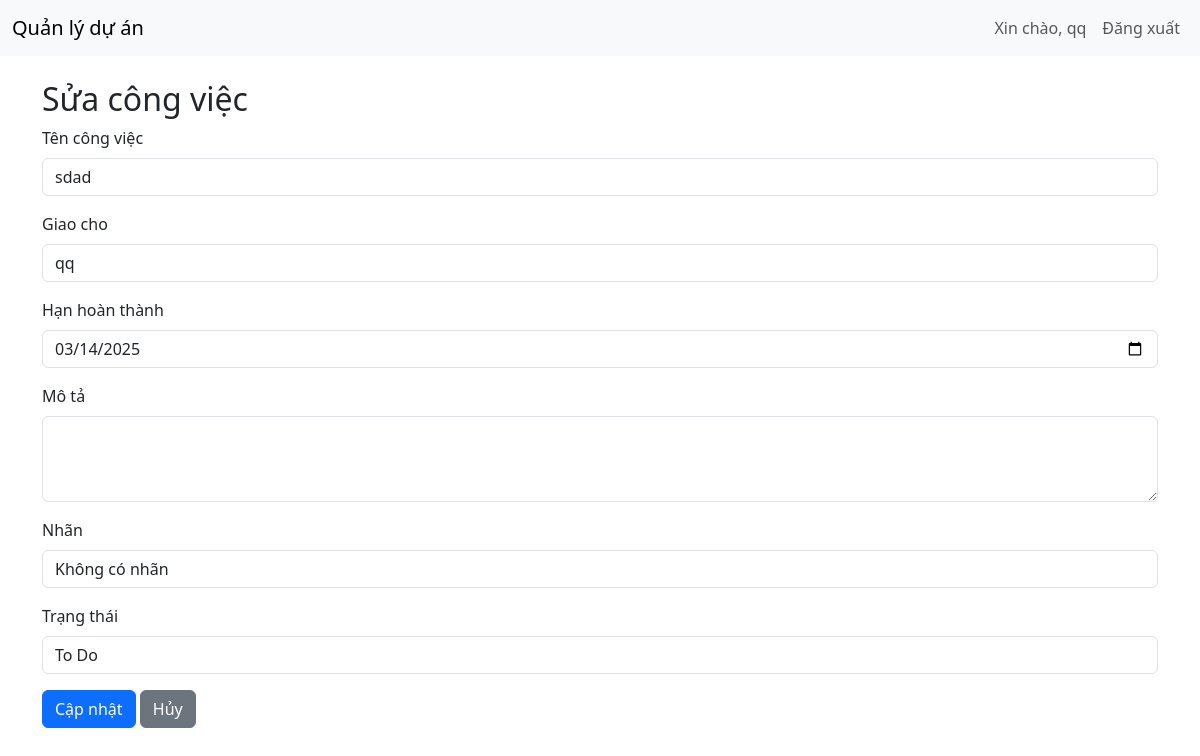
The page /edit_task/1 (signed in) on the database its author committed.
### tables this page shows
CREATE TABLE tasks (
        id INTEGER PRIMARY KEY AUTOINCREMENT,
        title TEXT,
        assignee TEXT,
        due_date TEXT,
        project_id INTEGER,
        label_id INTEGER,
        created_by TEXT,
        status TEXT DEFAULT 'todo',
        description TEXT,
        FOREIGN KEY (project_id) REFERENCES projects(id),
        FOREIGN KEY (label_id) REFERENCES labels(id));

### app.py (the view, shortened to what this page needs)
@app.route('/edit_task/<int:task_id>', methods=['GET', 'POST'])
def edit_task(task_id):
    if 'username' not in session:
        return redirect(url_for('login'))
    tasks = get_tasks(None)
    task = next((t for t in tasks if t[0] == task_id), None)
    if not task:
        return "Công việc không tồn tại!", 404
    user_role = get_user_role(session['username'])
    project_role = get_project_role(task[4], session['username'])
    if user_role != 'admin' and project_role != 'Leader':
        return "Bạn không có quyền sửa công việc!"
    labels = get_labels()
    return render_template('edit_task.html', task=task, labels=labels)

### database.py (called while the page is built)
def get_user_by_username(username):
    conn = sqlite3.connect('project.db')
    c = conn.cursor()
    c.execute('SELECT * FROM users WHERE username = ?', (username,))
    user = c.fetchone()
    conn.close()
    return user

def get_labels():
    conn = sqlite3.connect('project.db')
    c = conn.cursor()
    c.execute('SELECT * FROM labels')
    labels = c.fetchall()
    conn.close()
    return labels

def get_tasks(project_id):
    conn = sqlite3.connect('project.db')
    c = conn.cursor()
    if project_id is None:
        c.execute('SELECT t.*, l.name FROM tasks t LEFT JOIN labels l ON t.label_id = l.id')
    else:
        c.execute('SELECT t.*, l.name FROM tasks t LEFT JOIN labels l ON t.label_id = l.id WHERE t.project_id = ?',
                  (project_id,))
    tasks = c.fetchall()
    conn.close()
    return tasks

def get_user_role(username):
    conn = sqlite3.connect('project.db')
    c = conn.cursor()
    c.execute('SELECT role FROM users WHERE username = ?', (username,))
    role = c.fetchone()
    conn.close()
    return role[0] if role else None

def get_project_role(project_id, username):
    conn = sqlite3.connect('project.db')
    c = conn.cursor()
    user = get_user_by_username(username)
    c.execute('SELECT project_role FROM project_members WHERE project_id = ? AND user_id = ? AND status = "approved"',
              (project_id, user[0]))
    role = c.fetchone()
    conn.close()
    return role[0] if role else None

### templates/edit_task.html (shortened to what this page needs)
{% extends "base.html" %}
{% block content %}
<h2>Sửa công việc</h2>
<form method="POST">
    <div class="mb-3">
        <label class="form-label">Tên công việc</label>
        <input type="text" name="title" class="form-control" value="{{ task[1] }}" required>
    </div>
    <div class="mb-3">
        <label class="form-label">Giao cho</label>
        <input type="text" name="assignee" class="form-control" value="{{ task[2] }}" required>
    </div>
    <div class="mb-3">
        <label class="form-label">Hạn hoàn thành</label>
        <input type="date" name="due_date" class="form-control" value="{{ task[3] }}" required>
    </div>
    <div class="mb-3">
        <label class="form-label">Mô tả</label>
        <textarea name="description" class="form-control" rows="3">{{ task[8] }}</textarea>
    </div>
    <div class="mb-3">
        <label class="form-label">Nhãn</label>
        <select name="label_id" class="form-control">
            <option value="">Không có nhãn</option>
        </select>
    </div>
    <div class="mb-3">
        <label class="form-label">Trạng thái</label>
        <select name="status" class="form-control">
            <option value="todo" {% if task[7] == 'todo' %}selected{% endif %}>To Do</option>
        </select>
    </div>
    <button type="submit" class="btn btn-primary">Cập nhật</button>
    <a href="{{ url_for('project_tasks', project_id=task[4]) }}" class="btn btn-secondary">Hủy</a>
</form>
{% endblock %}

### rows shown on the page
tasks: title "sdad", assignee "qq", due_date "03/14/2025", status "To Do"

### other values the page prints
{{ session['username'] }} "qq"
